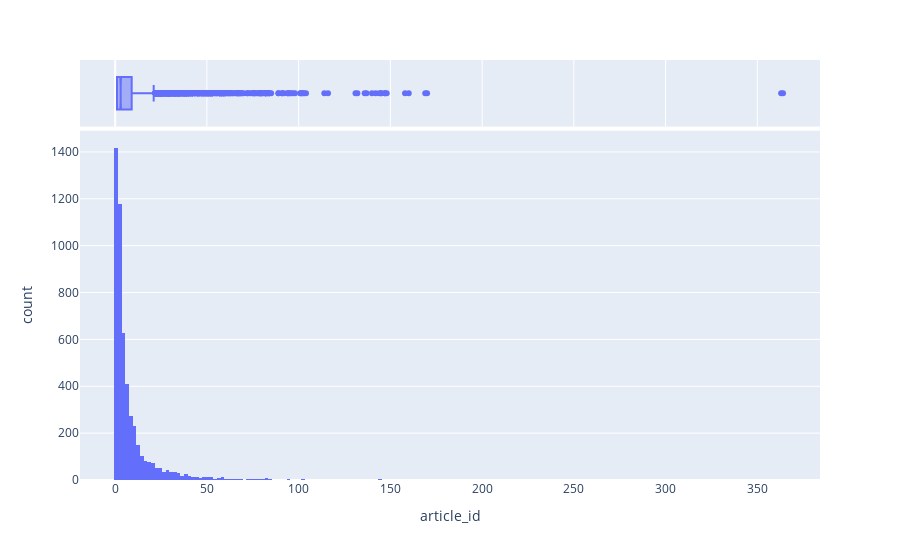

Notebook cell for this chart:
### Code cell
import plotly.express as px

fig = px.histogram(dist_df, x="article_id",marginal="box")
fig.show()

### Figure 1 — Plotly figure (JSON) as saved in the notebook; plotly's stock layout.template omitted (floating-point values rounded to 4 significant figures; data arrays with more than 128 entries replaced by an {"elided": "..."} marker saying what was removed)
{"data": [{"alignmentgroup": "True", "bingroup": "x", "hovertemplate": "article_id=%{x}<br>count=%{y}<extra></extra>", "legendgroup": "", "marker": {"color": "#636efa", "pattern": {"shape": ""}}, "name": "", "offsetgroup": "", "orientation": "v", "showlegend": false, "type": "histogram", "x": {"elided": "5148 int values"}, "xaxis": "x", "yaxis": "y"}, {"alignmentgroup": "True", "hovertemplate": "article_id=%{x}<extra></extra>", "legendgroup": "", "marker": {"color": "#636efa"}, "name": "", "notched": true, "offsetgroup": "", "showlegend": false, "type": "box", "x": {"elided": "5148 int values"}, "xaxis": "x2", "yaxis": "y2"}], "layout": {"barmode": "relative", "legend": {"tracegroupgap": 0}, "margin": {"t": 60}, "xaxis": {"anchor": "y", "domain": [0, 1], "title": {"text": "article_id"}}, "xaxis2": {"anchor": "y2", "domain": [0, 1], "matches": "x", "showgrid": true, "showticklabels": false}, "yaxis": {"anchor": "x", "domain": [0, 0.8316], "title": {"text": "count"}}, "yaxis2": {"anchor": "x2", "domain": [0.8416, 1], "matches": "y2", "showgrid": false, "showline": false, "showticklabels": false, "ticks": ""}}}
